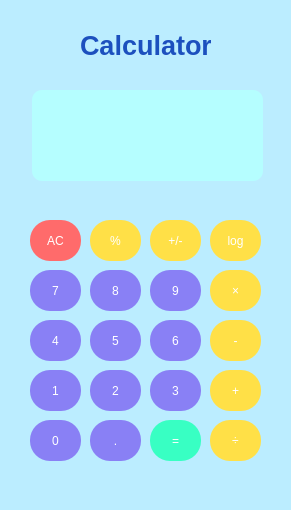
<?xml version="1.0" encoding="UTF-8"?>
<ui version="4.0">
 <class>MainWindow</class>
 <widget class="QMainWindow" name="MainWindow">
  <property name="geometry">
   <rect>
    <x>0</x>
    <y>0</y>
    <width>291</width>
    <height>510</height>
   </rect>
  </property>
  <property name="minimumSize">
   <size>
    <width>250</width>
    <height>450</height>
   </size>
  </property>
  <property name="maximumSize">
   <size>
    <width>354</width>
    <height>549</height>
   </size>
  </property>
  <property name="windowTitle">
   <string>Calculator</string>
  </property>
  <property name="styleSheet">
   <string notr="true">background-color: rgb(187, 237, 255)</string>
  </property>
  <widget class="QWidget" name="centralwidget">
   <widget class="QLineEdit" name="textbox">
    <property name="geometry">
     <rect>
      <x>32</x>
      <y>90</y>
      <width>231</width>
      <height>91</height>
     </rect>
    </property>
    <property name="styleSheet">
     <string notr="true">border-radius: 10px;
color: rgb(34, 109, 121);
font: 500 15pt &quot;Segoe UI&quot;;
background-color: rgb(181, 254, 255);</string>
    </property>
   </widget>
   <widget class="QLabel" name="label">
    <property name="geometry">
     <rect>
      <x>80</x>
      <y>30</y>
      <width>131</width>
      <height>31</height>
     </rect>
    </property>
    <property name="font">
     <font>
      <family>Segoe UI</family>
      <pointsize>20</pointsize>
      <italic>false</italic>
      <bold>true</bold>
     </font>
    </property>
    <property name="focusPolicy">
     <enum>Qt::NoFocus</enum>
    </property>
    <property name="styleSheet">
     <string notr="true">font: 700 20pt &quot;Segoe UI&quot;;
color:rgb(26, 83, 92);
</string>
    </property>
    <property name="text">
     <string>&lt;html&gt;&lt;head/&gt;&lt;body&gt;&lt;p&gt;&lt;span style=&quot; color:#1c50be;&quot;&gt;Calculator&lt;/span&gt;&lt;/p&gt;&lt;/body&gt;&lt;/html&gt;</string>
    </property>
    <property name="alignment">
     <set>Qt::AlignCenter</set>
    </property>
   </widget>
   <widget class="QPushButton" name="btn_ac">
    <property name="geometry">
     <rect>
      <x>30</x>
      <y>220</y>
      <width>51</width>
      <height>41</height>
     </rect>
    </property>
    <property name="maximumSize">
     <size>
      <width>75</width>
      <height>16777215</height>
     </size>
    </property>
    <property name="styleSheet">
     <string notr="true">QPushButton{
background-color: rgb(255, 107, 107);
font: 700 10pt &quot;Segoe UI&quot;;
color: rgb(255, 255, 255);
border-width: 16px;
border-height: 16px;
border-radius: 20px;
}
QPushButton:pressed{
	background-color: rgb(249, 74, 68);
}
</string>
    </property>
    <property name="text">
     <string>AC</string>
    </property>
   </widget>
   <widget class="QPushButton" name="btn_sign">
    <property name="geometry">
     <rect>
      <x>150</x>
      <y>220</y>
      <width>51</width>
      <height>41</height>
     </rect>
    </property>
    <property name="maximumSize">
     <size>
      <width>75</width>
      <height>16777215</height>
     </size>
    </property>
    <property name="styleSheet">
     <string notr="true">QPushButton
{background-color: rgb(255, 224, 71);
font: 700 15pt &quot;Segoe UI&quot;;
color: rgb(255, 255, 255);
border-width: 16px;
border-height: 16px;
border-radius: 20px;
}
QPushButton:pressed{
	background-color: rgb(222, 168, 41);
}
</string>
    </property>
    <property name="text">
     <string>+/-</string>
    </property>
   </widget>
   <widget class="QPushButton" name="btn_percent">
    <property name="geometry">
     <rect>
      <x>90</x>
      <y>220</y>
      <width>51</width>
      <height>41</height>
     </rect>
    </property>
    <property name="maximumSize">
     <size>
      <width>75</width>
      <height>16777215</height>
     </size>
    </property>
    <property name="styleSheet">
     <string notr="true">QPushButton
{background-color: rgb(255, 224, 71);
font: 700 15pt &quot;Segoe UI&quot;;
color: rgb(255, 255, 255);
border-width: 16px;
border-height: 16px;
border-radius: 20px;
}
QPushButton:pressed{
	background-color: rgb(222, 168, 41);
}
</string>
    </property>
    <property name="text">
     <string>%</string>
    </property>
   </widget>
   <widget class="QPushButton" name="btn_div">
    <property name="geometry">
     <rect>
      <x>210</x>
      <y>420</y>
      <width>51</width>
      <height>41</height>
     </rect>
    </property>
    <property name="maximumSize">
     <size>
      <width>75</width>
      <height>16777215</height>
     </size>
    </property>
    <property name="styleSheet">
     <string notr="true">QPushButton
{background-color: rgb(255, 224, 71);
font: 700 15pt &quot;Segoe UI&quot;;
color: rgb(255, 255, 255);
border-width: 16px;
border-height: 16px;
border-radius: 20px;
}
QPushButton:pressed{
	background-color: rgb(222, 168, 41);
}</string>
    </property>
    <property name="text">
     <string>÷</string>
    </property>
   </widget>
   <widget class="QPushButton" name="btn7">
    <property name="geometry">
     <rect>
      <x>30</x>
      <y>270</y>
      <width>51</width>
      <height>41</height>
     </rect>
    </property>
    <property name="maximumSize">
     <size>
      <width>75</width>
      <height>16777215</height>
     </size>
    </property>
    <property name="styleSheet">
     <string notr="true">QPushButton{
background-color: rgb(137, 128, 245);
font: 700 15pt &quot;Segoe UI&quot;;
color: rgb(255, 255, 255);
border-width: 16px;
border-height: 16px;
border-radius: 20px;
}
QPushButton:pressed
{
	background-color: rgb(101, 95, 182);
}
</string>
    </property>
    <property name="text">
     <string>7</string>
    </property>
   </widget>
   <widget class="QPushButton" name="btn8">
    <property name="geometry">
     <rect>
      <x>90</x>
      <y>270</y>
      <width>51</width>
      <height>41</height>
     </rect>
    </property>
    <property name="maximumSize">
     <size>
      <width>75</width>
      <height>16777215</height>
     </size>
    </property>
    <property name="styleSheet">
     <string notr="true">QPushButton{
background-color: rgb(137, 128, 245);
font: 700 15pt &quot;Segoe UI&quot;;
color: rgb(255, 255, 255);
border-width: 16px;
border-height: 16px;
border-radius: 20px;
}
QPushButton:pressed
{
	background-color: rgb(101, 95, 182);
}
</string>
    </property>
    <property name="text">
     <string>8</string>
    </property>
   </widget>
   <widget class="QPushButton" name="btn9">
    <property name="geometry">
     <rect>
      <x>150</x>
      <y>270</y>
      <width>51</width>
      <height>41</height>
     </rect>
    </property>
    <property name="maximumSize">
     <size>
      <width>75</width>
      <height>16777215</height>
     </size>
    </property>
    <property name="styleSheet">
     <string notr="true">QPushButton{
background-color: rgb(137, 128, 245);
font: 700 15pt &quot;Segoe UI&quot;;
color: rgb(255, 255, 255);
border-width: 16px;
border-height: 16px;
border-radius: 20px;
}
QPushButton:pressed
{
	background-color: rgb(101, 95, 182);
}
</string>
    </property>
    <property name="text">
     <string>9</string>
    </property>
   </widget>
   <widget class="QPushButton" name="btn_mul">
    <property name="geometry">
     <rect>
      <x>210</x>
      <y>270</y>
      <width>51</width>
      <height>41</height>
     </rect>
    </property>
    <property name="maximumSize">
     <size>
      <width>75</width>
      <height>16777215</height>
     </size>
    </property>
    <property name="styleSheet">
     <string notr="true">QPushButton
{background-color: rgb(255, 224, 71);
font: 700 15pt &quot;Segoe UI&quot;;
color: rgb(255, 255, 255);
border-width: 16px;
border-height: 16px;
border-radius: 20px;
}
QPushButton:pressed{
	background-color: rgb(222, 168, 41);
}</string>
    </property>
    <property name="text">
     <string>×</string>
    </property>
   </widget>
   <widget class="QPushButton" name="btn1">
    <property name="geometry">
     <rect>
      <x>30</x>
      <y>370</y>
      <width>51</width>
      <height>41</height>
     </rect>
    </property>
    <property name="maximumSize">
     <size>
      <width>75</width>
      <height>16777215</height>
     </size>
    </property>
    <property name="styleSheet">
     <string notr="true">QPushButton{
background-color: rgb(137, 128, 245);
font: 700 15pt &quot;Segoe UI&quot;;
color: rgb(255, 255, 255);
border-width: 16px;
border-height: 16px;
border-radius: 20px;
}
QPushButton:pressed
{
	background-color: rgb(101, 95, 182);
}
</string>
    </property>
    <property name="text">
     <string>1</string>
    </property>
   </widget>
   <widget class="QPushButton" name="btn2">
    <property name="geometry">
     <rect>
      <x>90</x>
      <y>370</y>
      <width>51</width>
      <height>41</height>
     </rect>
    </property>
    <property name="maximumSize">
     <size>
      <width>75</width>
      <height>16777215</height>
     </size>
    </property>
    <property name="styleSheet">
     <string notr="true">QPushButton{
background-color: rgb(137, 128, 245);
font: 700 15pt &quot;Segoe UI&quot;;
color: rgb(255, 255, 255);
border-width: 16px;
border-height: 16px;
border-radius: 20px;
}
QPushButton:pressed
{
	background-color: rgb(101, 95, 182);
}
</string>
    </property>
    <property name="text">
     <string>2</string>
    </property>
   </widget>
   <widget class="QPushButton" name="btn6">
    <property name="geometry">
     <rect>
      <x>150</x>
      <y>320</y>
      <width>51</width>
      <height>41</height>
     </rect>
    </property>
    <property name="maximumSize">
     <size>
      <width>75</width>
      <height>16777215</height>
     </size>
    </property>
    <property name="styleSheet">
     <string notr="true">QPushButton{
background-color: rgb(137, 128, 245);
font: 700 15pt &quot;Segoe UI&quot;;
color: rgb(255, 255, 255);
border-width: 16px;
border-height: 16px;
border-radius: 20px;
}
QPushButton:pressed
{
	background-color: rgb(101, 95, 182);
}
</string>
    </property>
    <property name="text">
     <string>6</string>
    </property>
   </widget>
   <widget class="QPushButton" name="btn_sub">
    <property name="geometry">
     <rect>
      <x>210</x>
      <y>320</y>
      <width>51</width>
      <height>41</height>
     </rect>
    </property>
    <property name="maximumSize">
     <size>
      <width>75</width>
      <height>16777215</height>
     </size>
    </property>
    <property name="styleSheet">
     <string notr="true">QPushButton
{background-color: rgb(255, 224, 71);
font: 700 15pt &quot;Segoe UI&quot;;
color: rgb(255, 255, 255);
border-width: 16px;
border-height: 16px;
border-radius: 20px;}
QPushButton:pressed{
	background-color: rgb(222, 168, 41);
}
</string>
    </property>
    <property name="text">
     <string>-</string>
    </property>
   </widget>
   <widget class="QPushButton" name="btn4">
    <property name="geometry">
     <rect>
      <x>30</x>
      <y>320</y>
      <width>51</width>
      <height>41</height>
     </rect>
    </property>
    <property name="maximumSize">
     <size>
      <width>75</width>
      <height>16777215</height>
     </size>
    </property>
    <property name="styleSheet">
     <string notr="true">QPushButton{
background-color: rgb(137, 128, 245);
font: 700 15pt &quot;Segoe UI&quot;;
color: rgb(255, 255, 255);
border-width: 16px;
border-height: 16px;
border-radius: 20px;
}
QPushButton:pressed
{
	background-color: rgb(101, 95, 182);
}
</string>
    </property>
    <property name="text">
     <string>4</string>
    </property>
   </widget>
   <widget class="QPushButton" name="btn5">
    <property name="geometry">
     <rect>
      <x>90</x>
      <y>320</y>
      <width>51</width>
      <height>41</height>
     </rect>
    </property>
    <property name="maximumSize">
     <size>
      <width>75</width>
      <height>16777215</height>
     </size>
    </property>
    <property name="styleSheet">
     <string notr="true">QPushButton{
background-color: rgb(137, 128, 245);
font: 700 15pt &quot;Segoe UI&quot;;
color: rgb(255, 255, 255);
border-width: 16px;
border-height: 16px;
border-radius: 20px;
}
QPushButton:pressed
{
	background-color: rgb(101, 95, 182);
}
</string>
    </property>
    <property name="text">
     <string>5</string>
    </property>
   </widget>
   <widget class="QPushButton" name="btn0">
    <property name="geometry">
     <rect>
      <x>30</x>
      <y>420</y>
      <width>51</width>
      <height>41</height>
     </rect>
    </property>
    <property name="maximumSize">
     <size>
      <width>75</width>
      <height>16777215</height>
     </size>
    </property>
    <property name="styleSheet">
     <string notr="true">QPushButton{
background-color: rgb(137, 128, 245);
font: 700 15pt &quot;Segoe UI&quot;;
color: rgb(255, 255, 255);
border-width: 16px;
border-height: 16px;
border-radius: 20px;
}
QPushButton:pressed
{
	background-color: rgb(101, 95, 182);
}
</string>
    </property>
    <property name="text">
     <string>0</string>
    </property>
   </widget>
   <widget class="QPushButton" name="btn_dot">
    <property name="geometry">
     <rect>
      <x>90</x>
      <y>420</y>
      <width>51</width>
      <height>41</height>
     </rect>
    </property>
    <property name="maximumSize">
     <size>
      <width>75</width>
      <height>16777215</height>
     </size>
    </property>
    <property name="styleSheet">
     <string notr="true">QPushButton{
background-color: rgb(137, 128, 245);
font: 700 15pt &quot;Segoe UI&quot;;
color: rgb(255, 255, 255);
border-width: 16px;
border-height: 16px;
border-radius: 20px;
}
QPushButton:pressed
{
	background-color: rgb(101, 95, 182);
}
</string>
    </property>
    <property name="text">
     <string>.</string>
    </property>
   </widget>
   <widget class="QPushButton" name="btn_eq">
    <property name="geometry">
     <rect>
      <x>150</x>
      <y>420</y>
      <width>51</width>
      <height>41</height>
     </rect>
    </property>
    <property name="maximumSize">
     <size>
      <width>75</width>
      <height>16777215</height>
     </size>
    </property>
    <property name="styleSheet">
     <string notr="true">QPushButton
{font: 700 9pt &quot;Segoe UI&quot;;
font: 17pt &quot;Segoe UI&quot;;
background-color: rgb(56, 255, 195);
color: rgb(255, 255, 255);
border-width: 16px;
border-height: 16px;
border-radius: 20px;
padding-down: 15px
}
QPushButton:pressed{
	
	background-color: rgb(50, 213, 88);
}


</string>
    </property>
    <property name="text">
     <string>=</string>
    </property>
   </widget>
   <widget class="QPushButton" name="btn_log">
    <property name="geometry">
     <rect>
      <x>210</x>
      <y>220</y>
      <width>51</width>
      <height>41</height>
     </rect>
    </property>
    <property name="maximumSize">
     <size>
      <width>75</width>
      <height>16777215</height>
     </size>
    </property>
    <property name="styleSheet">
     <string notr="true">QPushButton
{background-color: rgb(255, 224, 71);
font: 700 12pt &quot;Segoe UI&quot;;
color: rgb(255, 255, 255);
border-width: 16px;
border-height: 16px;
border-radius: 20px;}
QPushButton:pressed{
	background-color: rgb(222, 168, 41);
}
</string>
    </property>
    <property name="text">
     <string>log</string>
    </property>
   </widget>
   <widget class="QPushButton" name="btn3">
    <property name="geometry">
     <rect>
      <x>150</x>
      <y>370</y>
      <width>51</width>
      <height>41</height>
     </rect>
    </property>
    <property name="maximumSize">
     <size>
      <width>75</width>
      <height>16777215</height>
     </size>
    </property>
    <property name="styleSheet">
     <string notr="true">QPushButton{
background-color: rgb(137, 128, 245);
font: 700 15pt &quot;Segoe UI&quot;;
color: rgb(255, 255, 255);
border-width: 16px;
border-height: 16px;
border-radius: 20px;
}
QPushButton:pressed
{
	background-color: rgb(101, 95, 182);
}
</string>
    </property>
    <property name="text">
     <string>3</string>
    </property>
   </widget>
   <widget class="QPushButton" name="btn_sum">
    <property name="geometry">
     <rect>
      <x>210</x>
      <y>370</y>
      <width>51</width>
      <height>41</height>
     </rect>
    </property>
    <property name="maximumSize">
     <size>
      <width>75</width>
      <height>16777215</height>
     </size>
    </property>
    <property name="styleSheet">
     <string notr="true">QPushButton
{background-color: rgb(255, 224, 71);
font: 700 15pt &quot;Segoe UI&quot;;
color: rgb(255, 255, 255);
border-width: 16px;
border-height: 16px;
border-radius: 20px;}
QPushButton:pressed{
	background-color: rgb(222, 168, 41);
}</string>
    </property>
    <property name="text">
     <string>+</string>
    </property>
   </widget>
  </widget>
  <widget class="QMenuBar" name="menubar">
   <property name="geometry">
    <rect>
     <x>0</x>
     <y>0</y>
     <width>291</width>
     <height>22</height>
    </rect>
   </property>
  </widget>
  <widget class="QStatusBar" name="statusbar"/>
 </widget>
 <resources/>
 <connections/>
</ui>
